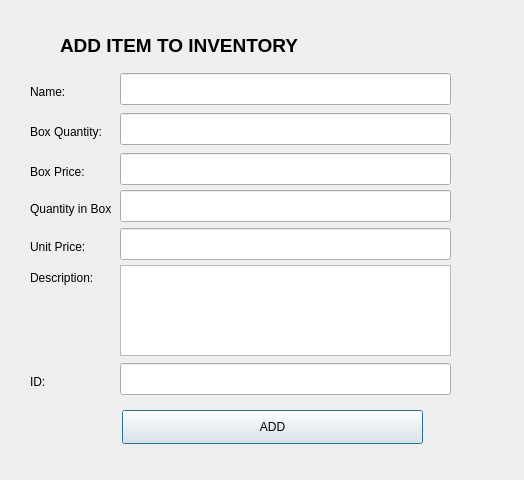
<?xml version="1.0" encoding="UTF-8"?>
<ui version="4.0">
 <class>Dialog</class>
 <widget class="QDialog" name="Dialog">
  <property name="geometry">
   <rect>
    <x>0</x>
    <y>0</y>
    <width>524</width>
    <height>480</height>
   </rect>
  </property>
  <property name="windowTitle">
   <string>Dialog</string>
  </property>
  <widget class="QLabel" name="label">
   <property name="geometry">
    <rect>
     <x>60</x>
     <y>20</y>
     <width>271</width>
     <height>51</height>
    </rect>
   </property>
   <property name="font">
    <font>
     <pointsize>14</pointsize>
     <weight>75</weight>
     <bold>true</bold>
    </font>
   </property>
   <property name="text">
    <string>ADD ITEM TO INVENTORY</string>
   </property>
  </widget>
  <widget class="QPushButton" name="pushButton">
   <property name="geometry">
    <rect>
     <x>122</x>
     <y>410</y>
     <width>301</width>
     <height>34</height>
    </rect>
   </property>
   <property name="text">
    <string>ADD</string>
   </property>
  </widget>
  <widget class="QLineEdit" name="lineEdit_6">
   <property name="geometry">
    <rect>
     <x>120</x>
     <y>228</y>
     <width>331</width>
     <height>32</height>
    </rect>
   </property>
  </widget>
  <widget class="QLineEdit" name="lineEdit_2">
   <property name="geometry">
    <rect>
     <x>120</x>
     <y>113</y>
     <width>331</width>
     <height>32</height>
    </rect>
   </property>
  </widget>
  <widget class="QLabel" name="label_6">
   <property name="geometry">
    <rect>
     <x>30</x>
     <y>373</y>
     <width>81</width>
     <height>18</height>
    </rect>
   </property>
   <property name="text">
    <string>ID:</string>
   </property>
  </widget>
  <widget class="QLineEdit" name="lineEdit_5">
   <property name="geometry">
    <rect>
     <x>120</x>
     <y>363</y>
     <width>331</width>
     <height>32</height>
    </rect>
   </property>
  </widget>
  <widget class="QLineEdit" name="lineEdit">
   <property name="geometry">
    <rect>
     <x>120</x>
     <y>73</y>
     <width>331</width>
     <height>32</height>
    </rect>
   </property>
  </widget>
  <widget class="QLineEdit" name="lineEdit_4">
   <property name="geometry">
    <rect>
     <x>120</x>
     <y>190</y>
     <width>331</width>
     <height>32</height>
    </rect>
   </property>
  </widget>
  <widget class="QLabel" name="label_8">
   <property name="geometry">
    <rect>
     <x>30</x>
     <y>238</y>
     <width>81</width>
     <height>18</height>
    </rect>
   </property>
   <property name="text">
    <string>Unit Price:</string>
   </property>
  </widget>
  <widget class="QLabel" name="label_5">
   <property name="geometry">
    <rect>
     <x>30</x>
     <y>123</y>
     <width>81</width>
     <height>18</height>
    </rect>
   </property>
   <property name="text">
    <string>Box Quantity:</string>
   </property>
  </widget>
  <widget class="QLabel" name="label_2">
   <property name="geometry">
    <rect>
     <x>30</x>
     <y>83</y>
     <width>58</width>
     <height>18</height>
    </rect>
   </property>
   <property name="text">
    <string>Name:</string>
   </property>
  </widget>
  <widget class="QLineEdit" name="lineEdit_3">
   <property name="geometry">
    <rect>
     <x>120</x>
     <y>153</y>
     <width>331</width>
     <height>32</height>
    </rect>
   </property>
  </widget>
  <widget class="QLabel" name="label_4">
   <property name="geometry">
    <rect>
     <x>30</x>
     <y>163</y>
     <width>81</width>
     <height>18</height>
    </rect>
   </property>
   <property name="text">
    <string>Box Price:</string>
   </property>
  </widget>
  <widget class="QLabel" name="label_3">
   <property name="geometry">
    <rect>
     <x>30</x>
     <y>269</y>
     <width>81</width>
     <height>18</height>
    </rect>
   </property>
   <property name="text">
    <string>Description:</string>
   </property>
  </widget>
  <widget class="QTextEdit" name="textEdit">
   <property name="geometry">
    <rect>
     <x>120</x>
     <y>265</y>
     <width>331</width>
     <height>91</height>
    </rect>
   </property>
  </widget>
  <widget class="QLabel" name="label_7">
   <property name="geometry">
    <rect>
     <x>30</x>
     <y>200</y>
     <width>81</width>
     <height>18</height>
    </rect>
   </property>
   <property name="text">
    <string>Quantity in Box:</string>
   </property>
  </widget>
 </widget>
 <resources/>
 <connections/>
</ui>
